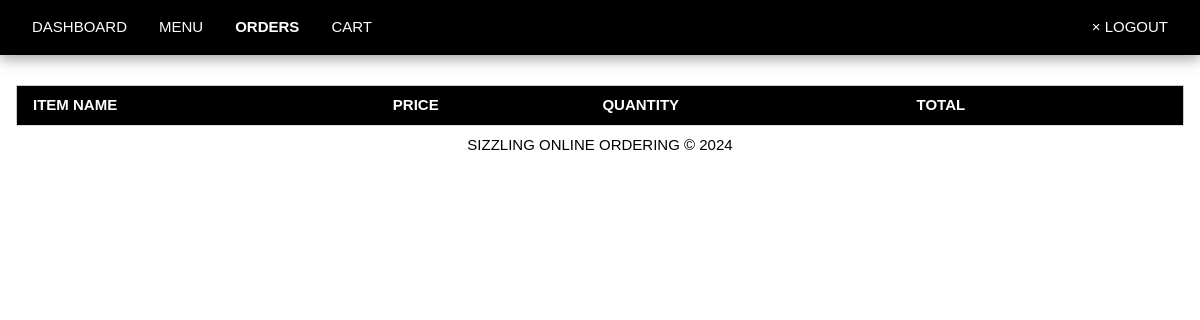
Page /user/orders (signed in) on the earlier database version.
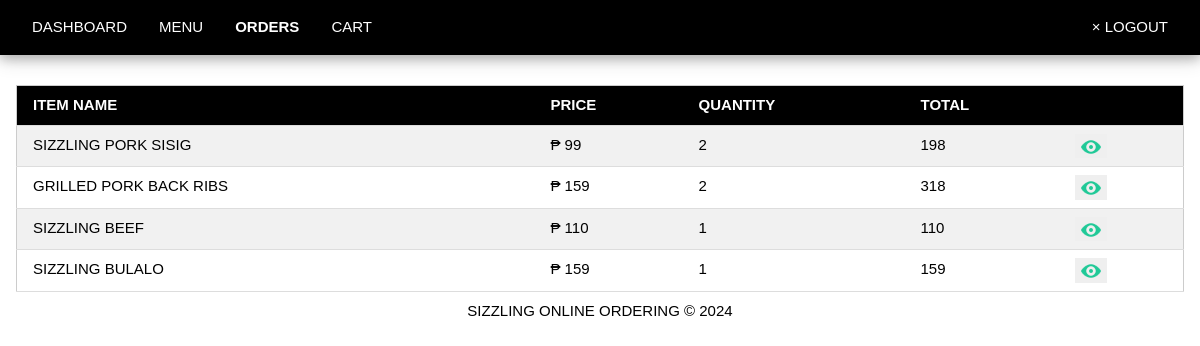
Same page on the later database version.
### tables this page shows
CREATE TABLE 'ItemsOrdered'
('o_id' integer,
'i_id' integer,
'qty' integer,
PRIMARY KEY('o_id', 'i_id'),
FOREIGN KEY('o_id') REFERENCES Orders(`o_id`) ON DELETE CASCADE,
FOREIGN KEY('i_id') REFERENCES Items(`i_id`) ON DELETE CASCADE);

CREATE TABLE `Items`(
'i_id' integer primary key autoincrement,
'title' varchar(100),
'price' decimal(10,2));

### app.py (the view)
@app.route("/user/orders")
def user_orders():
    if 'user' in session:
        head = ['item name','price','quantity', 'total']
        c_id = str(getCustomerId(session['user'])[0]['c_id'])
        rows = getOrders(c_id)
        return render_template("user_orders.html",title="user",header=head,orderlist=rows)
    elif 'admin' in session:
        return redirect(url_for("admin_customers"))
    else:
        flash("Login Properly!!!")
        return redirect(url_for("login"))

### dbhelper.py (called while the page is built)
def connect():
    return sqlite3.connect(database)

def getprocess(sql:str)->list:
    conn = connect()
    conn.row_factory = sqlite3.Row #return dictionary format
    cursor = conn.cursor()
    cursor.execute(sql)
    rows = cursor.fetchall()
    cursor.close()
    return rows

def getCustomerId(email):
    sql = f"SELECT * FROM `Customer` WHERE `email` = '{email}'"
    return getprocess(sql)

def getOrders(c_id):
    sql = f"SELECT O.o_id, I.title, I.price, IO.qty, O.o_date, O.ship_address, (IO.qty * I.price) AS total FROM Items I INNER JOIN ItemsOrdered IO ON I.i_id = IO.i_id INNER JOIN Orders O ON IO.o_id = O.o_id INNER JOIN Customer C ON O.c_id = C.c_id WHERE C.c_id = {c_id}"
    return getprocess(sql)

### templates/user_orders.html (shortened to what this page needs)
{% extends 'base_user.html' %}
{% block nav %}
	<a href="{{ url_for('user_dashboard') }}" class="w3-bar-item w3-left w3-button w3-hover-white">DASHBOARD</a>
	<a href="{{ url_for('user_items') }}" class="w3-bar-item w3-left w3-button w3-hover-white">MENU</a>
	<a href="{{ url_for('user_orders') }}" class="w3-bar-item w3-left w3-button w3-hover-white" style="font-weight: bold">ORDERS</a>
	<a href="{{ url_for('user_cart') }}" class="w3-bar-item w3-left w3-button w3-hover-white">CART</a>
{% endblock %}
{% block content %}
	<div class="w3-responsive">
	<table class="w3-table-all w3-card-4 w3-animate-top w3-hoverable">
		<tr class="w3-black">
			{% for h in header %}
				<th>{{ h | upper }}</th>
			{% endfor %}
			<th></th>
		</tr>
		{% for item in orderlist %}
			<tr>
				<td>{{ item['title'] }}</td>
				<td>&#x20B1; {{ item['price'] }}</td>
				<td>{{ item['qty'] }}</td>
				<td>{{ item['total'] }}</td>
				<td>
					<button style="cursor:pointer;border:none" onclick="document.getElementById('orderdetailsmodal_{{ item['o_id'] }}').style.display='block'">
						<img width="20px" src="{{ url_for('static',filename='icons/eye.png') }}">
					</button>
				</td>
			</tr>
		{% endfor%}
	</table>
	</div>
{% endblock %}

### templates/base_user.html
{% extends 'base.html' %}
{% block menu %}
	{% block nav %}
	{% endblock %}
	<a href="{{ url_for('user_logout') }}" class="w3-bar-item w3-right w3-button w3-hover-white">&times; LOGOUT</a>
{% endblock %}

### templates/base.html (shortened to what this page needs)
<!DOCTYPE html>
<html>
	<head>
		<link rel="stylesheet" href="{{ url_for('static',filename='/css/w3.css')}}">
	</head>
	<body class="bg w3-mobile">
		<div class="w3-mobile w3-container w3-padding w3-black w3-card-4">
			{% block menu %}
			{% endblock %}
		</div>
		<br>
		<div class="w3-container w3-padding w3-mobile">
			{% block content %}
			{% endblock %}
		</div>
		<div class="w3-center w3-text-black w3-bold">SIZZLING ONLINE ORDERING &copy; 2024</div>
	</body>
</html>

Differences in the rows shown:
added ItemsOrdered: title "SIZZLING PORK SISIG", price "99", qty "2", total "198"
added ItemsOrdered: title "GRILLED PORK BACK RIBS", price "159", qty "2", total "318"
added ItemsOrdered: title "SIZZLING BEEF", price "110", qty "1", total "110"
added ItemsOrdered: title "SIZZLING BULALO", price "159", qty "1", total "159"
